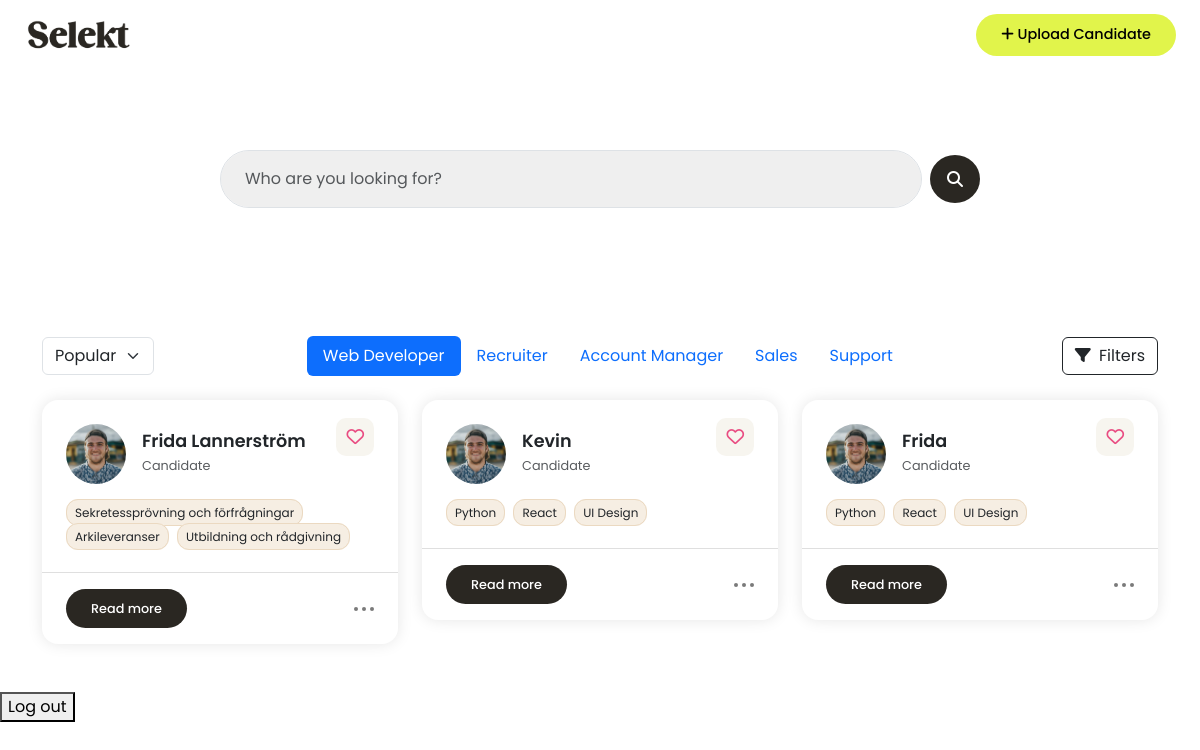
Before: /dashboard/ (signed in) with the older database file.
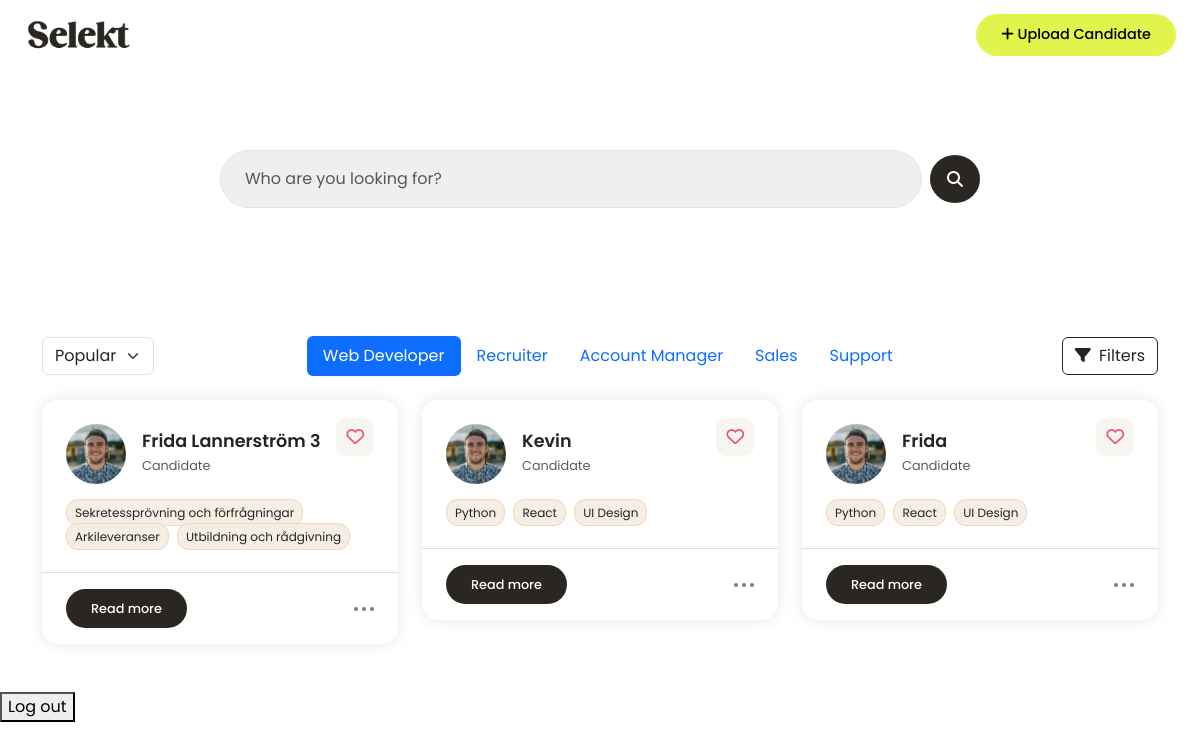
After: the same page with the newer database file.
### candidates/models.py (models this page shows, shortened)
class Candidate(models.Model):
    user = models.ForeignKey(User, on_delete=models.CASCADE)
    name = models.CharField(max_length=100)
    email = models.EmailField()
    notes = models.TextField(blank=True)
    top_skills = models.CharField(
        max_length=255,
        blank=True,
        help_text="Write top skills separated by commas (e.g. Communication, Leadership, SQL)"
    )
    uploaded_at = models.DateTimeField(auto_now_add=True)

### candidates/views.py (the view)
# urls.py: path('dashboard/', candidate_views.dashboard, name='dashboard'),
@login_required
def dashboard(request):
    candidates = Candidate.objects.filter(user=request.user).order_by('-uploaded_at')[:5]
    for candidate in candidates:
        candidate.skill_list = [skill.strip() for skill in candidate.top_skills.split(',')]
    return render(request, 'dashboard.html', {'candidates': candidates})

### templates/dashboard.html (shortened to what this page needs)
{% extends "base.html" %}
{% load static %}
{% block content %}
<div class="container hero">
    <form class="d-flex align-items-center gap-2 w-100 candidate-search">
      <input type="text" class="form-control px-4 py-3 border-1 shadow-none" placeholder="Who are you looking for?">
      <button class="btn button-base scn-button d-flex justify-content-center align-items-center rounded-circle" type="submit">
        <i class="fas fa-search"></i>
      </button>
    </form>
</div>
<div class="container py-5">
  <div class="d-flex justify-content-between align-items-center mb-4 flex-wrap gap-3">
    <select class="form-select w-auto">
      <option selected>Popular</option>
    </select>
    <ul class="nav nav-pills justify-content-center flex-grow-1">
      <li class="nav-item"><a class="nav-link active" href="#">Web Developer</a></li>
      <li class="nav-item"><a class="nav-link" href="#">Recruiter</a></li>
      <li class="nav-item"><a class="nav-link" href="#">Account Manager</a></li>
      <li class="nav-item"><a class="nav-link" href="#">Sales</a></li>
      <li class="nav-item"><a class="nav-link" href="#">Support</a></li>
    </ul>
    <button class="btn btn-outline-dark">
      <i class="fas fa-filter me-1"></i> Filters
    </button>
  </div>
  {% if candidates %}
  <div class="row g-4">
    {% for candidate in candidates %}
    <div class="col-md-4 col-sm-6">
      <div class="candidate-card bg-white position-relative">
        <div class="position-absolute top-0 end-0 p-4">
          <span class="heart-icon"><i class="fa-regular fa-heart"></i></span>
        </div>
        <div class="px-4 pt-4 pb-2">
          <div class="d-flex align-items-center gap-3 mb-3">
            <img src="{% static 'media/images/people-1.png' %}" alt="{{ candidate.name }}" class="candidate-img" />
            <div>
              <h4 class="mb-0">{{ candidate.name }}</h4>
              <small class="text-muted">{{ candidate.title|default:'Candidate' }}</small>
            </div>
          </div>
          <div class="skill-container">
            {% for skill in candidate.skill_list %}
            <span class="skill-badge">{{ skill }}</span>
          {% endfor %}
          </div>
        </div>
        <hr>
        <div class="d-flex justify-content-between align-items-center px-4 pb-3">
          <a href="#" onclick="openCandidateModal({{ candidate.id|escapejs }})" class="btn button-base scn-button read-btn">Read more</a>
          <div class="dot-menu">
            <span class="dot"></span>
            <span class="dot"></span>
            <span class="dot"></span>
          </div>
        </div>
      </div>
    </div>
    {% endfor %}
  </div>
  {% else %}
    <p>No candidates yet.</p>
  {% endif %}
</div>
  <form action="{% url 'logout' %}" method="post">
    <button type="submit">Log out</button>
  </form>
{% endblock %}

Changed rows visible on the page:
changed Candidate: name "Frida Lannerström" → "Frida Lannerström 3"
